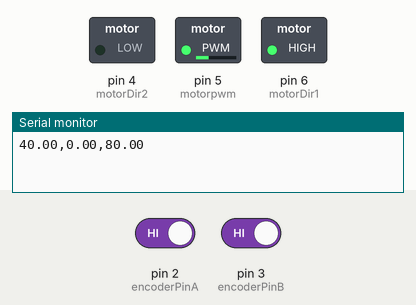
This sketch was run on a simulated Arduino Uno, built with avr-gcc and run on an emulated ATmega328P. Shown: switched loads named in the sketch (green lamp = pin HIGH), the last lines printed to the serial monitor. The test bench sets the inputs (shaded band); at power-on: pin 2 (encoderPinA) HIGH, pin 3 (encoderPinB) HIGH.

Above: at 0.05 s.
At 0.65 s:
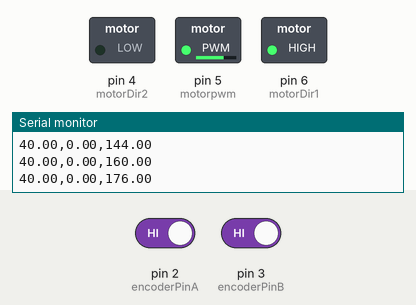
At 1.2 s:
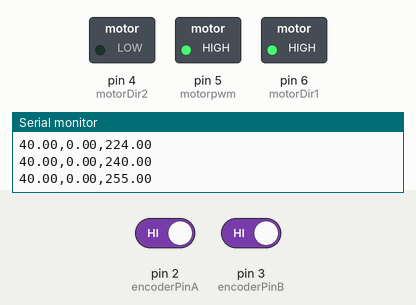
Timing chart, 0 to 2.7 s (numbered marks = the images above):
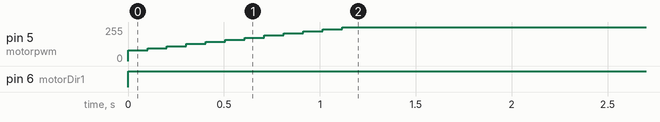

The sketch:

pid_test_speed_mechanism.ino
```cpp
#define motorDir1 6
#define motorDir2 4
#define motorpwm 5
#define encoderPinA 2
#define encoderPinB 3


//  Encoder
volatile long  encoderValue = 0;
unsigned long previousMillis = 0;

int counts = 9600;  // Encoder Pulse per revolution.

//Define Variables we'll be connecting to
float input, setpoint;
long dt = 100;  // Sampling time in seconds

//Specify the links and initial tuning parameters
float output, cv1, error, error1, error2;
//float Kp=6, Kd=0.00, Ki=10, Tm=0.1;            // modify for optimal performance
float Kp=2, Kd=0.00, Ki=4, Tm=0.1;            // modify for optimal performance


void setup() {
  Serial.begin(9600);

  pinMode (encoderPinA, INPUT_PULLUP);
  pinMode (encoderPinB, INPUT_PULLUP);
  attachInterrupt (digitalPinToInterrupt (encoderPinA), readEncoderA, CHANGE);
  attachInterrupt (digitalPinToInterrupt (encoderPinB), readEncoderB, CHANGE);

  pinMode(motorDir1, OUTPUT);
  pinMode(motorDir2, OUTPUT);
  pinMode(motorpwm, OUTPUT);

  TCCR1B = TCCR1B & 0b11111000 | 1;


  // Set initial values
  setpoint = 40; //RPM

  //velocity rad/seg max 2.6
  //maximo sin carga 7.9 rad/seg or 76rpm.

}

void loop() {

  unsigned long currentMillis = millis();
  if((currentMillis - previousMillis)>= dt) {
    previousMillis = currentMillis;
    input = 10*encoderValue *( 60 / (double)counts) ; //rpm del eje principal
    encoderValue=0; //velocidad
  }

  //PID Control

  error = setpoint - input;
  output = cv1 + (Kp + Kd/Tm)*error + (-Kp + Ki*Tm - 2*Kd/Tm)*error1+ (Kd/Tm)*error2 ;
  cv1 = output;
  error2 = error1;
  error1 = error;

  if(output > 255.0){
    output = 255.0;
  }else if (output < -255.0) {
    output = -255.0;
  }


  pwmOut(output);

  Serial.print(setpoint);
  Serial.print(",");
  Serial.print(input);
  Serial.print(",");
  Serial.println(output);
  delay(100);
}


void readEncoderA()
{
  if (digitalRead(encoderPinA) != digitalRead(encoderPinB))
  {
    encoderValue++;
  }
  else
  {
    encoderValue--;
  }
}

void readEncoderB()
{
  if (digitalRead(encoderPinA) == digitalRead(encoderPinB))
  {
    encoderValue++;
  }
  else
  {
    encoderValue--;
  }
}

void forward () {
  digitalWrite(motorDir1, HIGH);
  digitalWrite(motorDir2, LOW);

}
void reverse () {
  digitalWrite(motorDir1, LOW);
  digitalWrite(motorDir2, HIGH);

}


void pwmOut(int out) {
  if (out > 0) {  // if output > 0, move motor in forward direction
    analogWrite(motorpwm, out);
    forward();
  }
  else {  // if output < 0, move motor in reverse direction
    analogWrite(motorpwm, abs(out));
    reverse();
  }
}
```

Measured:
- by itself, pin 5 (motorpwm): moves from 0/255 to 255/255 over 1.1 s
- by itself, pin 6 (motorDir1): LOW → HIGH at 0.00 s
